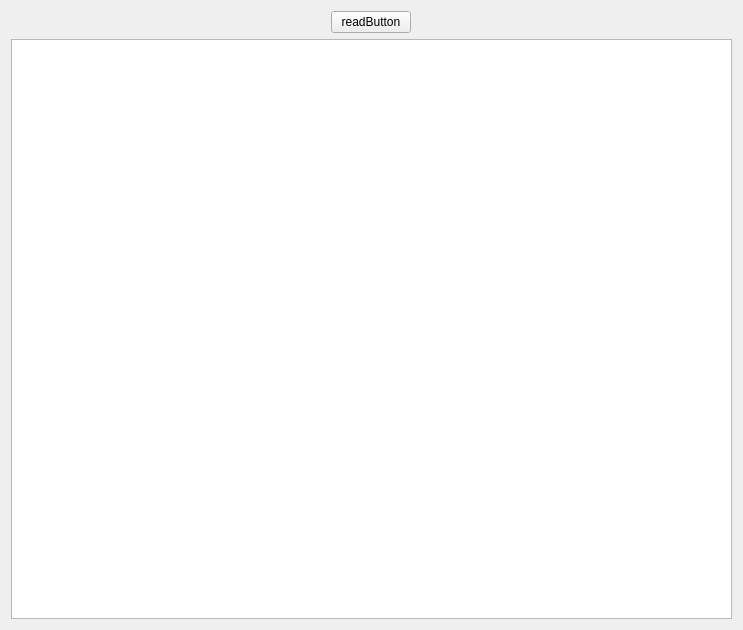
<?xml version="1.0" encoding="UTF-8"?>
<ui version="4.0">
 <class>Widget</class>
 <widget class="QWidget" name="Widget">
  <property name="geometry">
   <rect>
    <x>0</x>
    <y>0</y>
    <width>743</width>
    <height>630</height>
   </rect>
  </property>
  <property name="windowTitle">
   <string>Widget</string>
  </property>
  <layout class="QGridLayout" name="gridLayout">
   <item row="0" column="0">
    <spacer name="horizontalSpacer">
     <property name="orientation">
      <enum>Qt::Horizontal</enum>
     </property>
     <property name="sizeHint" stdset="0">
      <size>
       <width>316</width>
       <height>20</height>
      </size>
     </property>
    </spacer>
   </item>
   <item row="0" column="1">
    <widget class="QPushButton" name="pushButton">
     <property name="text">
      <string>readButton</string>
     </property>
    </widget>
   </item>
   <item row="0" column="2">
    <spacer name="horizontalSpacer_2">
     <property name="orientation">
      <enum>Qt::Horizontal</enum>
     </property>
     <property name="sizeHint" stdset="0">
      <size>
       <width>316</width>
       <height>20</height>
      </size>
     </property>
    </spacer>
   </item>
   <item row="1" column="0" colspan="3">
    <widget class="QTextEdit" name="textEdit"/>
   </item>
  </layout>
 </widget>
 <layoutdefault spacing="6" margin="11"/>
 <resources/>
 <connections/>
</ui>
